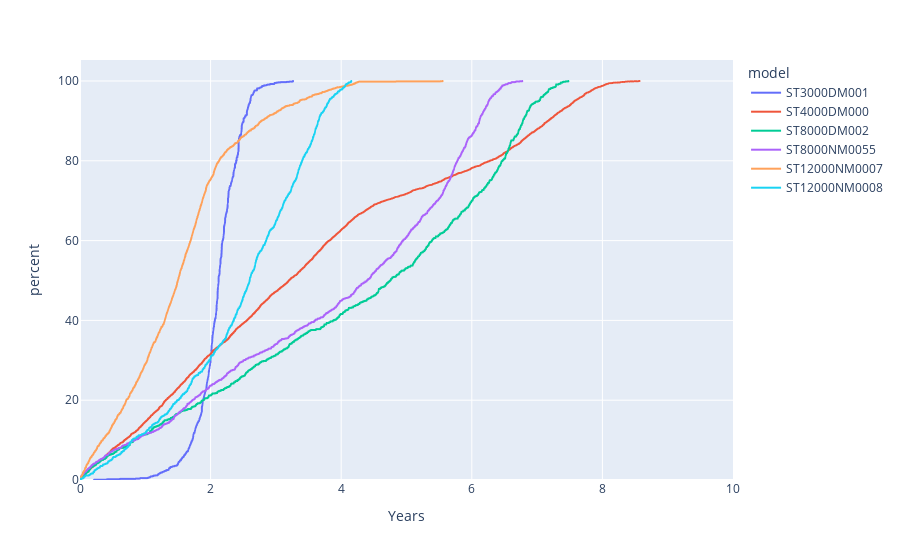

This figure's notebook cell:
### Code cell
# Top 6 seagate models per failure count: ST4000DM000, ST12000NM0007, ST8000NM0055, ST3000DM001, ST12000NM0008, ST8000DM002
df_failures_smart_9 = pd.read_csv('C:/com748/code/com748/data/analysis/smart_9/failures_all_manufacturers.csv')
df_failures_seagate = df_failures_smart_9[df_failures_smart_9['manufacturer'] == 'seagate']
df_failures_seagate = df_failures_seagate[df_failures_seagate['model'].isin(['ST4000DM000', 'ST12000NM0007', 'ST8000NM0055', 'ST3000DM001', 'ST12000NM0008', 'ST8000DM002'])]
df_failures_seagate['smart_9_raw'] = df_failures_seagate['smart_9_raw']/8760
fig = px.ecdf(df_failures_seagate, x="smart_9_raw", color='model', range_x=(0,10), labels=({'smart_9_raw':'Years'}), ecdfnorm='percent')
fig.show()

### Figure 1 — Plotly figure (JSON) as saved in the notebook; plotly's stock layout.template omitted (floating-point values rounded to 4 significant figures; data arrays with more than 128 entries replaced by an {"elided": "..."} marker saying what was removed)
{"data": [{"hovertemplate": "model=ST3000DM001<br>Years=%{x}<br>percent=%{y}<extra></extra>", "legendgroup": "ST3000DM001", "line": {"dash": "solid", "shape": "hv"}, "marker": {"color": "#636efa", "symbol": "circle"}, "mode": "lines", "name": "ST3000DM001", "showlegend": true, "type": "scattergl", "x": {"elided": "1454 float values"}, "xaxis": "x", "y": {"elided": "1454 float values"}, "yaxis": "y"}, {"hovertemplate": "model=ST4000DM000<br>Years=%{x}<br>percent=%{y}<extra></extra>", "legendgroup": "ST4000DM000", "line": {"dash": "solid", "shape": "hv"}, "marker": {"color": "#EF553B", "symbol": "circle"}, "mode": "lines", "name": "ST4000DM000", "showlegend": true, "type": "scattergl", "x": {"elided": "5593 float values"}, "xaxis": "x", "y": {"elided": "5593 float values"}, "yaxis": "y"}, {"hovertemplate": "model=ST8000DM002<br>Years=%{x}<br>percent=%{y}<extra></extra>", "legendgroup": "ST8000DM002", "line": {"dash": "solid", "shape": "hv"}, "marker": {"color": "#00cc96", "symbol": "circle"}, "mode": "lines", "name": "ST8000DM002", "showlegend": true, "type": "scattergl", "x": {"elided": "1029 float values"}, "xaxis": "x", "y": {"elided": "1029 float values"}, "yaxis": "y"}, {"hovertemplate": "model=ST8000NM0055<br>Years=%{x}<br>percent=%{y}<extra></extra>", "legendgroup": "ST8000NM0055", "line": {"dash": "solid", "shape": "hv"}, "marker": {"color": "#ab63fa", "symbol": "circle"}, "mode": "lines", "name": "ST8000NM0055", "showlegend": true, "type": "scattergl", "x": {"elided": "1706 float values"}, "xaxis": "x", "y": {"elided": "1706 float values"}, "yaxis": "y"}, {"hovertemplate": "model=ST12000NM0007<br>Years=%{x}<br>percent=%{y}<extra></extra>", "legendgroup": "ST12000NM0007", "line": {"dash": "solid", "shape": "hv"}, "marker": {"color": "#FFA15A", "symbol": "circle"}, "mode": "lines", "name": "ST12000NM0007", "showlegend": true, "type": "scattergl", "x": {"elided": "2097 float values"}, "xaxis": "x", "y": {"elided": "2097 float values"}, "yaxis": "y"}, {"hovertemplate": "model=ST12000NM0008<br>Years=%{x}<br>percent=%{y}<extra></extra>", "legendgroup": "ST12000NM0008", "line": {"dash": "solid", "shape": "hv"}, "marker": {"color": "#19d3f3", "symbol": "circle"}, "mode": "lines", "name": "ST12000NM0008", "showlegend": true, "type": "scattergl", "x": {"elided": "1338 float values"}, "xaxis": "x", "y": {"elided": "1338 float values"}, "yaxis": "y"}], "layout": {"legend": {"title": {"text": "model"}, "tracegroupgap": 0}, "margin": {"t": 60}, "xaxis": {"anchor": "y", "domain": [0, 1], "range": [0, 10], "title": {"text": "Years"}}, "yaxis": {"anchor": "x", "domain": [0, 1], "rangemode": "tozero", "title": {"text": "percent"}}}}
